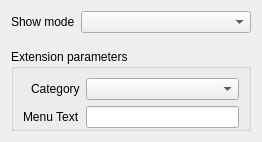
<?xml version="1.0" encoding="UTF-8"?>
<ui version="4.0">
 <class>BuilderextSetupWidget</class>
 <widget class="QWidget" name="Form">
  <property name="geometry">
   <rect>
    <x>0</x>
    <y>0</y>
    <width>262</width>
    <height>142</height>
   </rect>
  </property>
  <property name="windowTitle">
   <string>Form</string>
  </property>
  <layout class="QVBoxLayout" name="verticalLayout">
   <item>
    <widget class="QWidget" name="BuilderextSetupWidget" native="true">
     <layout class="QVBoxLayout" name="verticalLayout_6">
      <property name="spacing">
       <number>6</number>
      </property>
      <property name="leftMargin">
       <number>0</number>
      </property>
      <property name="topMargin">
       <number>0</number>
      </property>
      <property name="rightMargin">
       <number>0</number>
      </property>
      <property name="bottomMargin">
       <number>0</number>
      </property>
      <item>
       <layout class="QFormLayout" name="formLayout_2">
        <property name="fieldGrowthPolicy">
         <enum>QFormLayout::AllNonFixedFieldsGrow</enum>
        </property>
        <item row="0" column="0">
         <widget class="QLabel" name="BextType_label">
          <property name="text">
           <string>Show mode</string>
          </property>
         </widget>
        </item>
        <item row="0" column="1">
         <widget class="QComboBox" name="BextTypeComboBox"/>
        </item>
       </layout>
      </item>
      <item>
       <widget class="QGroupBox" name="BuilderExtGroupBox">
        <property name="title">
         <string>Extension parameters</string>
        </property>
        <layout class="QFormLayout" name="formLayout_4">
         <property name="labelAlignment">
          <set>Qt::AlignRight|Qt::AlignTrailing|Qt::AlignVCenter</set>
         </property>
         <property name="leftMargin">
          <number>9</number>
         </property>
         <property name="topMargin">
          <number>9</number>
         </property>
         <property name="rightMargin">
          <number>9</number>
         </property>
         <property name="bottomMargin">
          <number>0</number>
         </property>
         <item row="0" column="0">
          <widget class="QLabel" name="BextCategory_label">
           <property name="text">
            <string>Category</string>
           </property>
          </widget>
         </item>
         <item row="0" column="1">
          <widget class="QComboBox" name="BextCategoryComboBox"/>
         </item>
         <item row="1" column="0">
          <widget class="QLabel" name="BextMenutext_label">
           <property name="text">
            <string>Menu Text</string>
           </property>
          </widget>
         </item>
         <item row="1" column="1">
          <widget class="QLineEdit" name="BextMenutextEdit"/>
         </item>
        </layout>
       </widget>
      </item>
     </layout>
    </widget>
   </item>
  </layout>
 </widget>
 <resources/>
 <connections/>
</ui>
